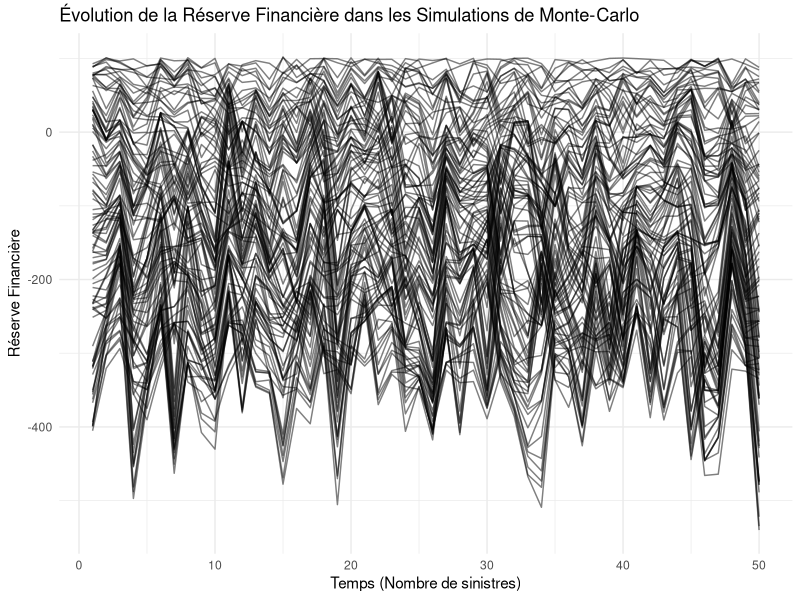

Reproduce this figure in R.
library(ggplot2)

# Paramètres de simulation
n_simulations <- 100  # Réduit pour une meilleure lisibilité du graphique
n_claims <- 50  # Nombre de sinistres par simulation
initial_reserve <- 100  # Réserve initiale
premium_rate <- 1.2  # Taux de prime par période
lambda_exp <- 0.1  # Taux pour la distribution exponentielle des coûts des sinistres

set.seed(123) # Pour la reproductibilité

# Fonction pour simuler une trajectoire de réserve
simulate_reserve_trajectory <- function(n_claims, initial_reserve, premium_rate, lambda_exp) {
  claim_costs <- rexp(n_claims, rate = lambda_exp)
  cumulative_claims <- cumsum(claim_costs)
  premium_income <- seq_along(cumulative_claims) * premium_rate
  reserve <- initial_reserve + premium_income - cumulative_claims
  return(reserve)
}

# Générer les trajectoires de réserve pour plusieurs simulations
trajectories <- t(replicate(n_simulations, simulate_reserve_trajectory(n_claims, initial_reserve, premium_rate, lambda_exp)))

# Préparer les données pour ggplot
data <- data.frame(time = rep(1:n_claims, n_simulations),
                   reserve = as.vector(trajectories),
                   simulation = rep(1:n_simulations, each = n_claims))

# Créer le graphique
ggplot(data, aes(x = time, y = reserve, group = simulation)) +
  geom_line(alpha = 0.5) +  # Utiliser une faible opacité pour mieux voir les trajectoires
  theme_minimal() +
  labs(title = "Évolution de la Réserve Financière dans les Simulations de Monte-Carlo",
       x = "Temps (Nombre de sinistres)",
       y = "Réserve Financière") +
  theme(legend.position = "none") # Pas de légende nécessaire